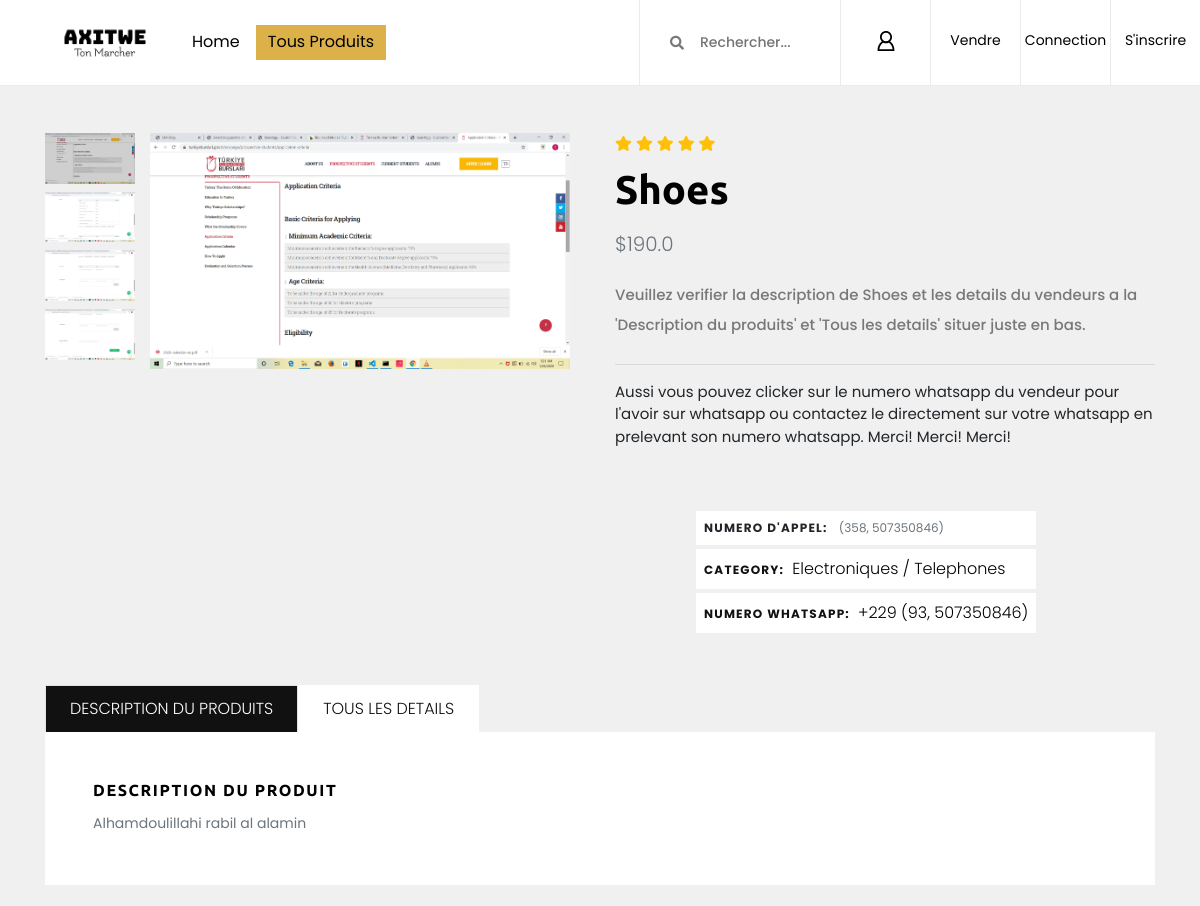
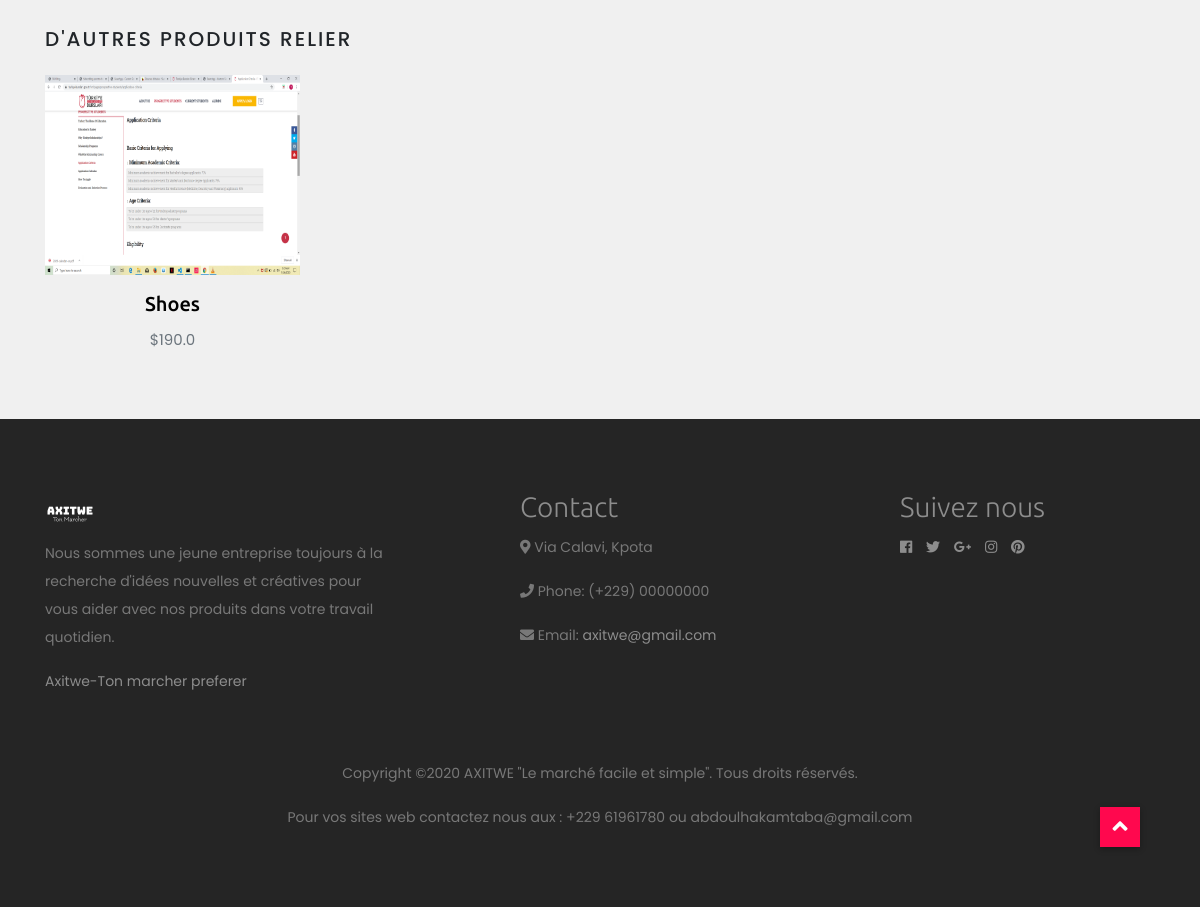
The app's page /home/products/kkom7nel339dj2g/ with its own data (2 pictures, top to bottom).
### shop/models.py (models this page shows, shortened)
class Item(models.Model):
    user = models.ForeignKey(settings.AUTH_USER_MODEL, on_delete=models.CASCADE)
    call_number = models.CharField(max_length=8)
    whatsapp_number = models.CharField(max_length=8)
    location = models.CharField(max_length=100)
    title = models.CharField(max_length = 100)
    price = models.FloatField()
    category = models.ForeignKey(Subcategory, on_delete=models.CASCADE)
    slug = models.SlugField()
    description = models.TextField()
    image = models.ImageField(blank=True, null=False)
    timestamp = models.DateTimeField(auto_now_add=True)
    new = models.BooleanField(default=False)
    negotiable = models.BooleanField(default=False)
    def get_absolute_url(self):
        return reverse('product-detail', kwargs={
            'slug':self.slug
        })

class PostImage(models.Model):
    item = models.ForeignKey(Item, on_delete=models.CASCADE)
    image = models.FileField(upload_to='media/images')

class Category(models.Model):
    name_category = models.CharField(blank=True, null=True, max_length=100)
    image = models.ImageField()
    top_category = models.BooleanField(default=False)
    def __str__(self):
        return self.name_category

class Subcategory(models.Model):
    category = models.ForeignKey(Category, on_delete=models.CASCADE)
    name_subcategory = models.CharField(blank=True, null=True, max_length=100)
    def __str__(self):
        return self.name_subcategory

### shop/views.py (the view)
# urls.py: path('products/<slug>/', product_detail, name='product-detail'),
def product_detail(request, slug):
    item_detail = get_object_or_404(Item, slug=slug)
    sub_cat=Subcategory.objects.get(name_subcategory=item_detail.category)
    photos = PostImage.objects.filter(item=item_detail)
    username = UserName.objects.filter(user=item_detail.user)
    username_uno = username[0]
    if item_detail.user.username == request.user.username:
        yerp = True
    else:
        yerp = False
    '''
    #Whatsapp number
    c_n = item_detail.whatsapp_number
    numbo = ''
    for every_el in c_n:
        if every_el=='[' or every_el==' ' or every_el==',' or every_el==']':
            continue
        else:
            numbo= numbo+every_el

    a = numbo.replace('(', '').replace(')', '')

    int_whatsapp_numbo = int(a)


    #phone number
    c_n = item_detail.call_number
    c_c = c_n.split(',')[0]
    co_n = c_n.split(',')[1]

    country_c = c_c.replace('(', '')
    country_n = co_n.replace(')', '')

    #print(country_c)
    #print(country_n)

    complete_call_numbo = '+'+country_c + country_n
    '''
    querysetos = {}
    related_products = Item.objects.filter(category=sub_cat).order_by('-timestamp')[0:4]
    for every_it in related_products:
        imo = PostImage.objects.filter(item=every_it)
        querysetos[every_it]=imo
    context = {
        'item_detail': item_detail,
        'sub_cat':sub_cat,
        'cat':sub_cat.category,
        'photos': photos,
        'related_products':related_products,
        'querysetos':querysetos,
        'usernamo':username_uno,
        'yerp':yerp,
    }
    return render(request, 'product-detail.html', context)

### shop/templates/product-detail.html (shortened to what this page needs)
{% extends 'baseshop.html' %}
{% load static %}
{% block content %}
<section class="py-5">
    <div class="container">
      <div class="row mb-5">
        <div class="col-lg-6">
            <div class="row m-sm-0">
                <div class="col-sm-2 p-sm-0 order-2 order-sm-1 mt-2 mt-sm-0">
                    <div class="owl-thumbs d-flex flex-row flex-sm-column" data-slider-id="1">
                        <div class="owl-thumb-item flex-fill mb-2 mr-2 mr-sm-0">
                          <img class="w-100" src="{{ item_detail.image.url }}" alt="...">
                        </div>
                        {% for photo in photos %}
                        <div class="owl-thumb-item flex-fill mb-2 mr-2 mr-sm-0">
                            <img class="w-100" src="{{ photo.image.url }}" alt="...">
                        </div>
                        {% endfor %}
                    </div>
                </div>
                <div class="col-sm-10 order-1 order-sm-2">
                    <div class="owl-carousel product-slider" data-slider-id="1">
                        <a class="d-block" href="{{ item_detail.image.url }}" data-lightbox="product" title="{{item_detail.title}}">
                          <img class="img-fluid" src="{{ item_detail.image.url }}" alt="...">
                        </a>
                    </div>
                </div>
            </div>
        </div>
        <div class="col-lg-6">
            <ul class="list-inline mb-2">
                <li class="list-inline-item m-0"><i class="fa fa-star small text-warning"></i></li>
                <li class="list-inline-item m-0"><i class="fa fa-star small text-warning"></i></li>
                <li class="list-inline-item m-0"><i class="fa fa-star small text-warning"></i></li>
                <li class="list-inline-item m-0"><i class="fa fa-star small text-warning"></i></li>
                <li class="list-inline-item m-0"><i class="fa fa-star small text-warning"></i></li>
            </ul>
            <h1>{{item_detail.title}}</h1>
            <p class="text-muted lead">${{item_detail.price}}</p>
            <p class="text-small mb-4" style="font-weight: 500; font-size: 15px;">Veuillez verifier la description de {{item_detail.title}} et les details du vendeurs a la 'Description du produits' et 'Tous les details' situer juste en bas.
              <hr>
              Aussi vous pouvez clicker sur le numero whatsapp du vendeur pour l'avoir sur whatsapp ou contactez le directement sur votre whatsapp en prelevant son numero whatsapp. Merci! Merci! Merci!</p>
            <br>
            <ul class="list-unstyled small d-inline-block" style="margin-left: 15%;">
                <li class="px-2 py-2 mb-1 bg-white"><strong class="text-uppercase">Numero d'appel:</strong><span class="ml-2 text-muted"> {{item_detail.call_number}} </span></li>
                <li class="px-2 py-2 mb-1 bg-white text-muted"><strong class="text-uppercase text-dark">Category:</strong><a class="reset-anchor ml-2" href="#">{{cat}} / {{sub_cat}}</a></li>
                {% if item_detail.whatsapp_number %}
                <li class="px-2 py-2 mb-1 bg-white text-muted"><strong class="text-uppercase text-dark">Numero Whatsapp:</strong><a class="reset-anchor ml-2" href="https://wa.me/00229{{item_detail.whatsapp_number}}/">+229 {{ item_detail.whatsapp_number }}</a></li>
                {% endif %}
            </ul>
        </div>
      </div>
      <ul class="nav nav-tabs border-0" id="myTab" role="tablist">
        <li class="nav-item"><a class="nav-link active" id="description-tab" data-toggle="tab" href="#description" role="tab" aria-controls="description" aria-selected="true">Description du produits</a></li>
        <li class="nav-item"><a class="nav-link" id="reviews-tab" data-toggle="tab" href="#reviews" role="tab" aria-controls="reviews" aria-selected="false">Tous les details</a></li>
      </ul>
      <div class="tab-content mb-5" id="myTabContent">
        <div class="tab-pane fade show active" id="description" role="tabpanel" aria-labelledby="description-tab">
          <div class="p-4 p-lg-5 bg-white">
            <h6 class="text-uppercase">Description du produit </h6>
            <p class="text-muted text-small mb-0">{{item_detail.description}}</p>
          </div>
        </div>
      </div>
      <h2 class="h5 text-uppercase mb-4">D'autres produits relier</h2>
      <div class="row">
        {% for every_product, imos in querysetos.items %}
        <div class="col-lg-3 col-sm-6">
          <div class="product text-center skel-loader">
            <div class="d-block mb-3 position-relative"><a class="d-block" href="{{every_product.get_absolute_url}}"><img class="img-fluid w-100" style="height: 200px;" src="{{ every_product.image.url }}" alt="..."></a>
            </div>
            <h6> <a class="reset-anchor" href="{{every_product.get_absolute_url}}" style="font-weight: 500; font-size: 20px;">{{every_product.title}}</a></h6>
            <p class="small text-muted" style="font-size: 15px;">${{every_product.price}}</p>
          </div>
        </div>
        {% endfor %}
      </div>
    </div>
</section>
{% endblock %}

### shop/static/css/core-style.css (style rules this page uses)
* { margin: 0; padding: 0; }
body { font-family: "Poppins", sans-serif; font-size: 15px; background-color: rgb(240, 240, 240); box-sizing: border-box; margin-top: 85px; }
h1, h2, h3, h4, h5, h6 { color: #000000; line-height: 1.3; font-weight: 700; font-family: "Ubuntu", sans-serif; }
p { color: #787878; font-size: 14px; line-height: 2; font-weight: 400; }
a { -webkit-transition: all 500ms ease 0s; transition: all 500ms ease 0s; text-decoration: none; outline: 0 solid transparent; color: #000000; }
ul, ol { margin: 0; }
ul li, ol li { list-style: none; }
img { height: auto; max-width: 100%; }
.bg-white { background-color: #ffffff !important; }
.product { transition: all 0.1s; margin-bottom: 5px; }
.product img { filter: grayscale(0%); transition: all 0.3s; }
.text-dark { color: #111111 !important; }
.text-uppercase { text-transform: uppercase; letter-spacing: 0.1em; }
.nav-tabs .nav-item { margin-bottom: -1px; }
.nav-tabs .nav-link { border: 1px solid transparent; font-family: inherit; color: #111111; text-transform: uppercase; font-size: 0.8rem; transition: all 0.3s; font-weight: 700; padding: 0.7rem 1.5rem; background: #fff; border-top-left-radius: 0; border-top-right-radius: 0; }
.nav-tabs .nav-link.active, .nav-tabs .nav-link:hover, .nav-tabs .nav-item.show .nav-link { background: #111111; background-color: #111111; color: #fff; }
.owl-thumb-item { cursor: pointer; background: #111111; }
.owl-thumb-item img { transition: all 0.3s; }
.owl-thumb-item.active img { opacity: 0.8; }
.py-5 a:link, .py-5 a:visited { font-weight: 300; font-size: 16px; text-decoration: none; }

### records on screen
Item: image (picture), title "Shoes", price "190.0", call_number "(358, 507350846)", whatsapp_number "(93, 507350846)", description "Alhamdoulillahi rabil al alamin"
PostImage: image (picture)
PostImage: image (picture)
PostImage: image (picture)
Category: name_category "Electroniques"
Subcategory: name_subcategory "Telephones"
